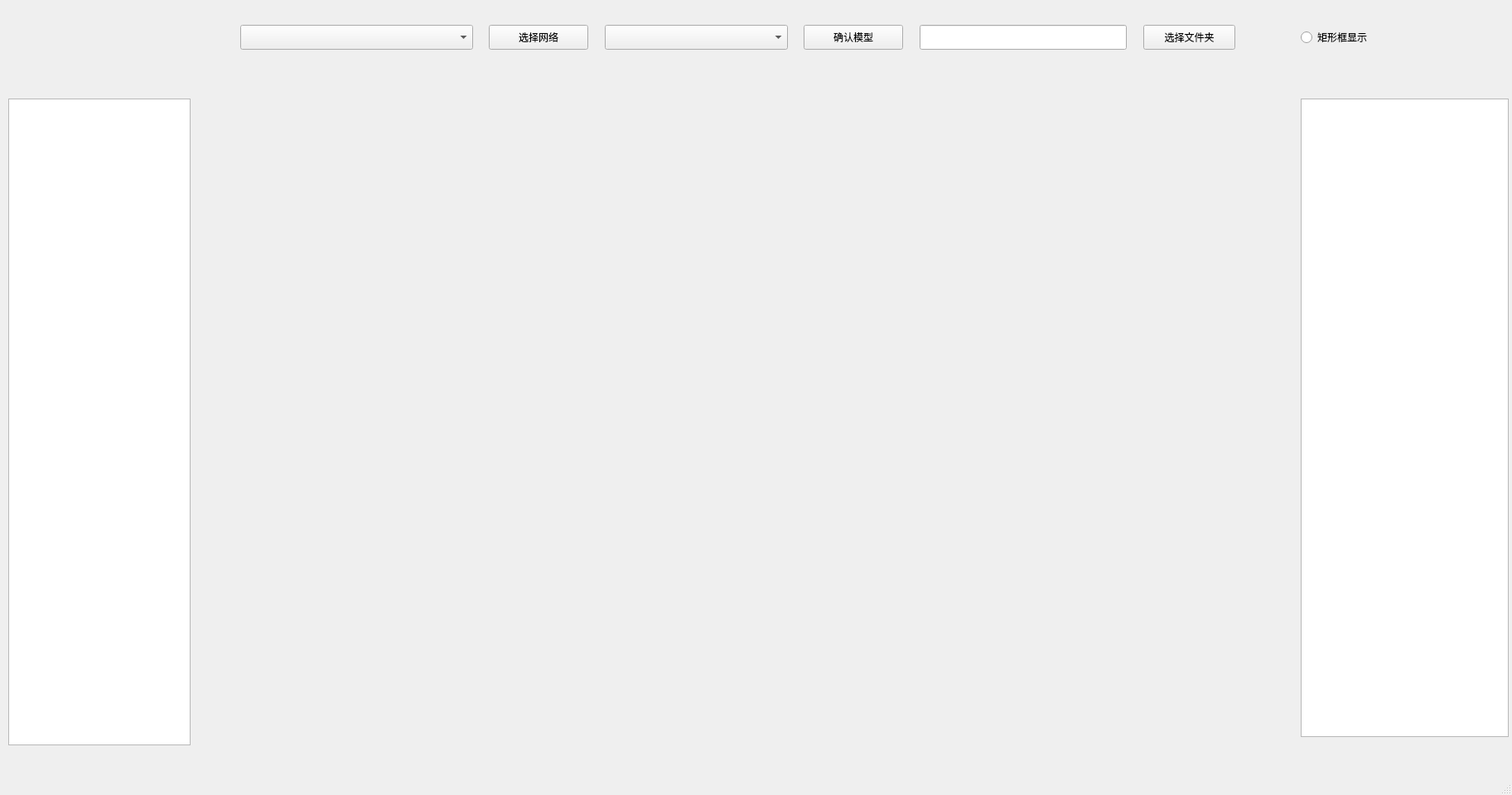
<?xml version="1.0" encoding="UTF-8"?>
<ui version="4.0">
 <class>MainWindow</class>
 <widget class="QMainWindow" name="MainWindow">
  <property name="geometry">
   <rect>
    <x>0</x>
    <y>0</y>
    <width>1825</width>
    <height>960</height>
   </rect>
  </property>
  <property name="windowTitle">
   <string>MainWindow</string>
  </property>
  <widget class="QWidget" name="centralwidget">
   <widget class="QTextEdit" name="base_info">
    <property name="geometry">
     <rect>
      <x>1570</x>
      <y>119</y>
      <width>251</width>
      <height>771</height>
     </rect>
    </property>
   </widget>
   <widget class="QLabel" name="dislpay_image">
    <property name="geometry">
     <rect>
      <x>260</x>
      <y>120</y>
      <width>1280</width>
      <height>720</height>
     </rect>
    </property>
    <property name="text">
     <string/>
    </property>
    <property name="textFormat">
     <enum>Qt::PlainText</enum>
    </property>
    <property name="pixmap">
     <pixmap>resource/block.png</pixmap>
    </property>
   </widget>
   <widget class="QListView" name="path_list">
    <property name="geometry">
     <rect>
      <x>10</x>
      <y>119</y>
      <width>220</width>
      <height>781</height>
     </rect>
    </property>
   </widget>
   <widget class="QComboBox" name="network_list">
    <property name="geometry">
     <rect>
      <x>290</x>
      <y>30</y>
      <width>281</width>
      <height>30</height>
     </rect>
    </property>
   </widget>
   <widget class="QComboBox" name="model_list">
    <property name="geometry">
     <rect>
      <x>730</x>
      <y>30</y>
      <width>221</width>
      <height>30</height>
     </rect>
    </property>
   </widget>
   <widget class="QPushButton" name="model_buttom">
    <property name="geometry">
     <rect>
      <x>970</x>
      <y>30</y>
      <width>120</width>
      <height>30</height>
     </rect>
    </property>
    <property name="text">
     <string>确认模型</string>
    </property>
   </widget>
   <widget class="QRadioButton" name="retangle_check">
    <property name="geometry">
     <rect>
      <x>1570</x>
      <y>30</y>
      <width>150</width>
      <height>30</height>
     </rect>
    </property>
    <property name="text">
     <string>矩形框显示</string>
    </property>
   </widget>
   <widget class="QLineEdit" name="path_text">
    <property name="geometry">
     <rect>
      <x>1110</x>
      <y>30</y>
      <width>250</width>
      <height>30</height>
     </rect>
    </property>
   </widget>
   <widget class="QPushButton" name="path_buttom">
    <property name="geometry">
     <rect>
      <x>1380</x>
      <y>30</y>
      <width>111</width>
      <height>30</height>
     </rect>
    </property>
    <property name="text">
     <string>选择文件夹</string>
    </property>
   </widget>
   <widget class="QPushButton" name="network_buttom">
    <property name="geometry">
     <rect>
      <x>590</x>
      <y>30</y>
      <width>120</width>
      <height>30</height>
     </rect>
    </property>
    <property name="text">
     <string>选择网络</string>
    </property>
   </widget>
  </widget>
  <widget class="QMenuBar" name="menubar">
   <property name="geometry">
    <rect>
     <x>0</x>
     <y>0</y>
     <width>1825</width>
     <height>30</height>
    </rect>
   </property>
  </widget>
  <widget class="QStatusBar" name="statusbar"/>
 </widget>
 <resources/>
 <connections/>
</ui>
